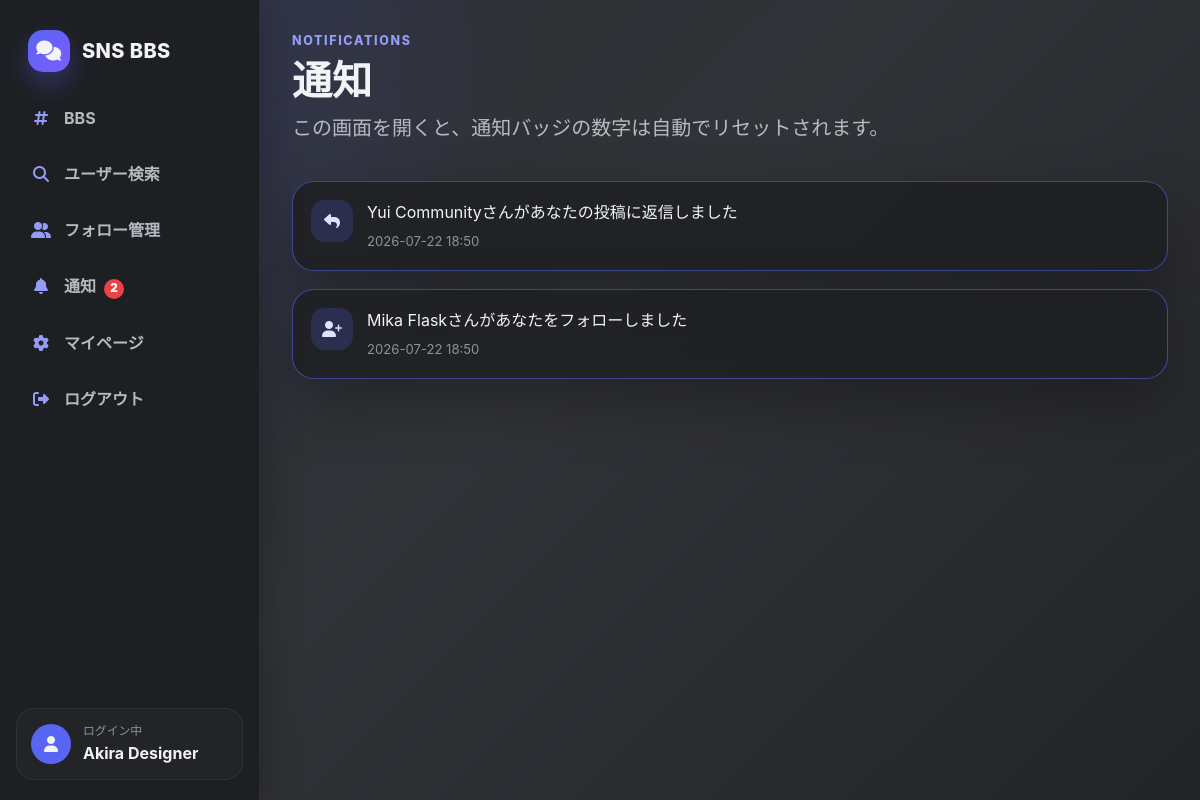
The page /notifications (signed in) on the database its author committed.
### main/models.py (models this page shows)
class User(UserMixin, db.Model):
    id = db.Column(db.Integer, primary_key=True)
    username = db.Column(db.Text)
    login_user_id = db.Column(db.String(50), unique=True)
    password = db.Column(db.String(255))
    picture_path = db.Column(db.Text, nullable=True)
    bio = db.Column(db.Text, nullable=True)
    portfolio_url = db.Column(db.Text, nullable=True)
    skills = db.Column(db.Text, nullable=True)

class Notification(db.Model):
    id = db.Column(db.Integer, primary_key=True)
    user_id = db.Column(db.Integer, db.ForeignKey('user.id'), nullable=False)
    actor_user_id = db.Column(db.Integer, db.ForeignKey('user.id'), nullable=True)
    kind = db.Column(db.String(30), nullable=False)
    message = db.Column(db.Text, nullable=False)
    entry_id = db.Column(db.Integer, db.ForeignKey('entry.id'), nullable=True)
    reply_id = db.Column(db.Integer, db.ForeignKey('entry_reply.id'), nullable=True)
    chat_id = db.Column(db.Integer, db.ForeignKey('chat.id'), nullable=True)
    is_read = db.Column(db.Boolean, default=False)
    created_at = db.Column(db.DateTime, default=datetime.now)

### main/views.py (the view)
@app.route('/notifications')
@login_required
def notifications():
    items = Notification.query.filter_by(user_id=current_user.id).order_by(Notification.created_at.desc()).limit(50).all()
    Notification.query.filter_by(user_id=current_user.id, is_read=False).update({'is_read': True})
    db.session.commit()
    return render_template('notifications.html', notifications=items, page_title='通知')

### main/views.py (called while the page is built)
@login_manager.user_loader
def load_user(user_id):
    return User.query.get(int(user_id))

def unread_notification_count():
    if not current_user.is_authenticated:
        return 0
    return Notification.query.filter_by(user_id=current_user.id, is_read=False).count()

@app.context_processor
def inject_notification_count():
    return {'unread_notification_count': unread_notification_count()}

### main/templates/notifications.html
{% extends "layout.html" %}
{% block content %}
<section class="page-hero">
    <div>
        <p class="eyebrow">Notifications</p>
        <h1>通知</h1>
        <p class="lead mt-2">この画面を開くと、通知バッジの数字は自動でリセットされます。</p>
    </div>
</section>
<section class="stack">
    {% if notifications %}
        {% for item in notifications %}
        <article class="notification-card {% if not item.is_read %}is-unread{% endif %}">
            <div class="notification-icon">
                {% if item.kind == 'like' %}
                <i class="fa-solid fa-heart"></i>
                {% elif item.kind == 'reply' %}
                <i class="fa-solid fa-reply"></i>
                {% elif item.kind == 'dm' %}
                <i class="fa-solid fa-message"></i>
                {% elif item.kind == 'follow' %}
                <i class="fa-solid fa-user-plus"></i>
                {% else %}
                <i class="fa-solid fa-bell"></i>
                {% endif %}
            </div>
            <div>
                <p class="mb-1">{{ item.message }}</p>
                <span class="message-meta">{{ item.created_at.strftime('%Y-%m-%d %H:%M') }}</span>
            </div>
        </article>
        {% endfor %}
    {% else %}
    <div class="empty-state">通知はまだありません。</div>
    {% endif %}
</section>
{% endblock %}

### main/templates/layout.html (shortened to what this page needs)
<!DOCTYPE html>
<html lang="ja">
<head>
    <link href="https://cdn.jsdelivr.net/npm/bootstrap@5.1.3/dist/css/bootstrap.min.css" rel="stylesheet">
    <link rel="stylesheet" href="https://cdnjs.cloudflare.com/ajax/libs/font-awesome/6.7.2/css/all.min.css">
    <link rel="stylesheet" href="{{ url_for('static', filename='css/style.css') }}">
</head>
<body>
    <div class="app-shell">
        <aside class="discord-sidebar">
            <a class="brand" href="{{ url_for('bbs') }}">
                <span class="brand-icon"><i class="fa-solid fa-comments"></i></span>
                <span>SNS BBS</span>
            </a>
            <nav class="side-nav" aria-label="メインメニュー">
                {% if current_user.is_authenticated %}
                <a href="{{ url_for('bbs') }}"><i class="fa-solid fa-hashtag"></i><span>BBS</span></a>
                <a href="{{ url_for('user_search') }}"><i class="fa-solid fa-magnifying-glass"></i><span>ユーザー検索</span></a>
                <a href="{{ url_for('follow_management') }}"><i class="fa-solid fa-user-group"></i><span>フォロー管理</span></a>
                <a href="{{ url_for('notifications') }}"><i class="fa-solid fa-bell"></i><span>通知{% if unread_notification_count %}<b class="nav-badge">{{ unread_notification_count }}</b>{% endif %}</span></a>
                <a href="{{ url_for('setting') }}"><i class="fa-solid fa-gear"></i><span>マイページ</span></a>
                <a href="{{ url_for('logout') }}"><i class="fa-solid fa-right-from-bracket"></i><span>ログアウト</span></a>
                {% else %}
                <a href="{{ url_for('login') }}"><i class="fa-solid fa-right-to-bracket"></i><span>ログイン</span></a>
                <a href="{{ url_for('signup') }}"><i class="fa-solid fa-user-plus"></i><span>新規登録</span></a>
                {% endif %}
            </nav>
            {% if current_user.is_authenticated %}
            <div class="side-profile">
                <div class="avatar-mini"><i class="fa-solid fa-user"></i></div>
                <div>
                    <small>ログイン中</small>
                    <strong>{{ current_user.username }}</strong>
                </div>
            </div>
            {% endif %}
        </aside>
        <main class="content-area">
            {% block content %}{% endblock %}
        </main>
    </div>
    <div class="toast-container position-fixed top-0 end-0 p-3" id="toast-area"></div>
</body>
</html>

### main/static/css/style.css (style rules this page uses)
:root { --bg: #313338; --surface: #2b2d31; --surface-soft: #383a40; --surface-card: #1e1f22; --sidebar: #1e1f22; --sidebar-hover: #35373c; --text: #f2f3f5; --muted: #b5bac1; --muted-dark: #8e9297; --border: #3f4147; --accent: #5865f2; --accent-hover: #4752c4; --green: #23a559; --danger: #ed4245; --shadow: 0 24px 60px rgba(0, 0, 0, .28); --radius-lg: 22px; --radius-md: 14px; }
* { box-sizing: border-box; }
body { min-height: 100vh; margin: 0; background: radial-gradient(circle at top left, rgba(88, 101, 242, .24), transparent 34rem), linear-gradient(135deg, #2b2d31 0%, #313338 45%, #232428 100%); color: var(--text); font-family: "Inter", "Segoe UI", system-ui, -apple-system, BlinkMacSystemFont, sans-serif; }
a { color: #c9cdfb; text-decoration: none; }
.app-shell { display: flex; min-height: 100vh; }
.discord-sidebar { position: fixed; inset: 0 auto 0 0; z-index: 10; display: flex; flex-direction: column; width: 260px; padding: 20px 16px; background: rgba(30, 31, 34, .96); border-right: 1px solid rgba(255, 255, 255, .06); box-shadow: 12px 0 30px rgba(0, 0, 0, .18); }
.brand, .mobile-brand { display: inline-flex; align-items: center; gap: 12px; color: var(--text); font-weight: 800; letter-spacing: .02em; }
.brand { padding: 10px 12px 22px; font-size: 1.25rem; }
.brand-icon { display: grid; place-items: center; width: 42px; height: 42px; border-radius: 15px; background: linear-gradient(135deg, var(--accent), #7c5cff); box-shadow: 0 12px 26px rgba(88, 101, 242, .32); }
.side-nav { display: grid; gap: 8px; }
.side-nav a { display: flex; align-items: center; gap: 12px; padding: 12px 14px; border-radius: var(--radius-md); color: var(--muted); font-weight: 700; transition: .18s ease; }
.nav-badge, .mobile-badge { display: inline-grid; place-items: center; min-width: 20px; height: 20px; margin-left: 8px; padding: 0 6px; border-radius: 999px; background: var(--danger); color: #fff; font-size: .72rem; }
.side-nav i { width: 22px; color: #949cf7; text-align: center; }
.side-profile { display: flex; align-items: center; gap: 12px; margin-top: auto; padding: 14px; border-radius: 18px; background: #232428; border: 1px solid rgba(255, 255, 255, .06); }
.side-profile small { display: block; color: var(--muted-dark); font-size: .74rem; }
.side-profile strong { display: block; max-width: 150px; overflow: hidden; color: var(--text); text-overflow: ellipsis; white-space: nowrap; }
.avatar-mini { display: grid; place-items: center; width: 40px; height: 40px; border-radius: 50%; background: var(--accent); }
.content-area { width: calc(100% - 260px); margin-left: 260px; padding: 32px; }
.page-hero { display: flex; align-items: flex-start; justify-content: space-between; gap: 18px; margin-bottom: 22px; }
.eyebrow { margin: 0 0 6px; color: #949cf7; font-size: .78rem; font-weight: 800; letter-spacing: .13em; text-transform: uppercase; }
h1, h2, h3 { margin: 0; color: var(--text); font-weight: 800; }
.lead, .muted-text, label, .form-text { color: var(--muted); }
.stack { display: grid; gap: 18px; }
.message-meta { color: var(--muted-dark); font-size: .82rem; }
.notification-card { display: flex; gap: 14px; padding: 18px; border: 1px solid rgba(255, 255, 255, .07); border-radius: var(--radius-lg); background: rgba(30, 31, 34, .84); box-shadow: var(--shadow); }
.notification-card.is-unread { border-color: rgba(88, 101, 242, .55); }
.notification-icon { display: grid; place-items: center; width: 42px; height: 42px; border-radius: 14px; background: rgba(88, 101, 242, .2); color: #dfe1ff; }

### rows shown on the page
User: username "Akira Designer"
Notification: kind "reply" (drawn), message "Yui Communityさんがあなたの投稿に返信しました", created_at "2026-07-22 18:50"
Notification: kind "follow" (drawn), message "Mika Flaskさんがあなたをフォローしました", created_at "2026-07-22 18:50"

### other values the page prints
{{ unread_notification_count }} "2"
